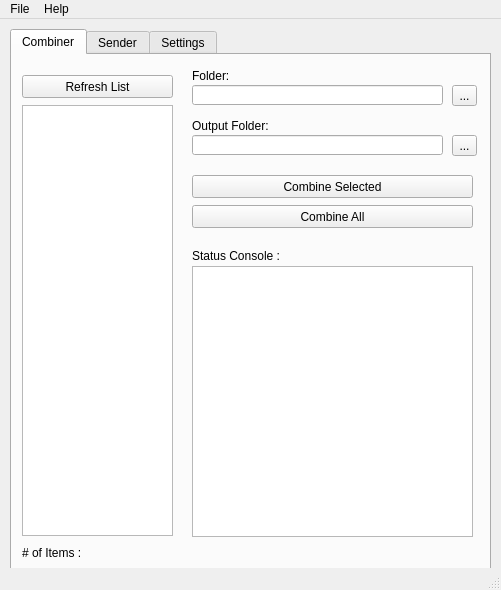
<?xml version="1.0" encoding="UTF-8"?>
<ui version="4.0">
 <class>MainWindow</class>
 <widget class="QMainWindow" name="MainWindow">
  <property name="enabled">
   <bool>true</bool>
  </property>
  <property name="geometry">
   <rect>
    <x>0</x>
    <y>0</y>
    <width>501</width>
    <height>590</height>
   </rect>
  </property>
  <property name="windowTitle">
   <string>QBO-InvoicePDFCombiner/SenderTool</string>
  </property>
  <widget class="QWidget" name="centralwidget">
   <property name="enabled">
    <bool>true</bool>
   </property>
   <widget class="QTabWidget" name="tabWidget">
    <property name="geometry">
     <rect>
      <x>10</x>
      <y>10</y>
      <width>481</width>
      <height>541</height>
     </rect>
    </property>
    <property name="currentIndex">
     <number>0</number>
    </property>
    <widget class="QWidget" name="tab">
     <attribute name="title">
      <string>Combiner</string>
     </attribute>
     <widget class="QListWidget" name="listWidget">
      <property name="geometry">
       <rect>
        <x>10</x>
        <y>50</y>
        <width>151</width>
        <height>431</height>
       </rect>
      </property>
     </widget>
     <widget class="QPushButton" name="pushButton">
      <property name="geometry">
       <rect>
        <x>10</x>
        <y>20</y>
        <width>151</width>
        <height>23</height>
       </rect>
      </property>
      <property name="text">
       <string>Refresh List</string>
      </property>
     </widget>
     <widget class="QLabel" name="label">
      <property name="geometry">
       <rect>
        <x>180</x>
        <y>10</y>
        <width>91</width>
        <height>21</height>
       </rect>
      </property>
      <property name="text">
       <string>Folder:</string>
      </property>
     </widget>
     <widget class="QToolButton" name="CombineInputButton">
      <property name="geometry">
       <rect>
        <x>440</x>
        <y>30</y>
        <width>25</width>
        <height>21</height>
       </rect>
      </property>
      <property name="text">
       <string>...</string>
      </property>
     </widget>
     <widget class="QLineEdit" name="lineEdit">
      <property name="geometry">
       <rect>
        <x>180</x>
        <y>30</y>
        <width>251</width>
        <height>20</height>
       </rect>
      </property>
     </widget>
     <widget class="QToolButton" name="CombineOutputButton">
      <property name="geometry">
       <rect>
        <x>440</x>
        <y>80</y>
        <width>25</width>
        <height>21</height>
       </rect>
      </property>
      <property name="text">
       <string>...</string>
      </property>
     </widget>
     <widget class="QLabel" name="label_2">
      <property name="geometry">
       <rect>
        <x>180</x>
        <y>60</y>
        <width>91</width>
        <height>21</height>
       </rect>
      </property>
      <property name="text">
       <string>Output Folder:</string>
      </property>
     </widget>
     <widget class="QLineEdit" name="lineEdit_2">
      <property name="geometry">
       <rect>
        <x>180</x>
        <y>80</y>
        <width>251</width>
        <height>20</height>
       </rect>
      </property>
     </widget>
     <widget class="QPushButton" name="pushButton_3">
      <property name="geometry">
       <rect>
        <x>180</x>
        <y>150</y>
        <width>281</width>
        <height>23</height>
       </rect>
      </property>
      <property name="text">
       <string>Combine All</string>
      </property>
     </widget>
     <widget class="QPushButton" name="pushButton_4">
      <property name="geometry">
       <rect>
        <x>180</x>
        <y>120</y>
        <width>281</width>
        <height>23</height>
       </rect>
      </property>
      <property name="text">
       <string>Combine Selected</string>
      </property>
     </widget>
     <widget class="QLabel" name="label_3">
      <property name="geometry">
       <rect>
        <x>10</x>
        <y>490</y>
        <width>61</width>
        <height>16</height>
       </rect>
      </property>
      <property name="text">
       <string># of Items :</string>
      </property>
     </widget>
     <widget class="QTextBrowser" name="textBrowser">
      <property name="geometry">
       <rect>
        <x>180</x>
        <y>211</y>
        <width>281</width>
        <height>271</height>
       </rect>
      </property>
     </widget>
     <widget class="QLabel" name="label_4">
      <property name="geometry">
       <rect>
        <x>180</x>
        <y>190</y>
        <width>91</width>
        <height>21</height>
       </rect>
      </property>
      <property name="text">
       <string>Status Console :</string>
      </property>
     </widget>
     <widget class="QLabel" name="label_16">
      <property name="geometry">
       <rect>
        <x>71</x>
        <y>490</y>
        <width>61</width>
        <height>16</height>
       </rect>
      </property>
      <property name="text">
       <string/>
      </property>
     </widget>
    </widget>
    <widget class="QWidget" name="tab_2">
     <attribute name="title">
      <string>Sender</string>
     </attribute>
     <widget class="QPushButton" name="pushButton_2">
      <property name="geometry">
       <rect>
        <x>10</x>
        <y>20</y>
        <width>151</width>
        <height>23</height>
       </rect>
      </property>
      <property name="text">
       <string>Refresh List</string>
      </property>
     </widget>
     <widget class="QListWidget" name="listWidget_2">
      <property name="geometry">
       <rect>
        <x>10</x>
        <y>50</y>
        <width>151</width>
        <height>431</height>
       </rect>
      </property>
     </widget>
     <widget class="QLabel" name="label_5">
      <property name="geometry">
       <rect>
        <x>180</x>
        <y>10</y>
        <width>91</width>
        <height>21</height>
       </rect>
      </property>
      <property name="text">
       <string>Folder:</string>
      </property>
     </widget>
     <widget class="QPushButton" name="pushButton_5">
      <property name="geometry">
       <rect>
        <x>180</x>
        <y>460</y>
        <width>281</width>
        <height>23</height>
       </rect>
      </property>
      <property name="text">
       <string>Send</string>
      </property>
     </widget>
     <widget class="QLabel" name="label_6">
      <property name="geometry">
       <rect>
        <x>180</x>
        <y>110</y>
        <width>91</width>
        <height>21</height>
       </rect>
      </property>
      <property name="text">
       <string>Status Console :</string>
      </property>
     </widget>
     <widget class="QLineEdit" name="lineEdit_3">
      <property name="geometry">
       <rect>
        <x>180</x>
        <y>30</y>
        <width>251</width>
        <height>20</height>
       </rect>
      </property>
     </widget>
     <widget class="QLineEdit" name="lineEdit_4">
      <property name="geometry">
       <rect>
        <x>180</x>
        <y>80</y>
        <width>251</width>
        <height>20</height>
       </rect>
      </property>
     </widget>
     <widget class="QLabel" name="label_7">
      <property name="geometry">
       <rect>
        <x>10</x>
        <y>490</y>
        <width>61</width>
        <height>16</height>
       </rect>
      </property>
      <property name="text">
       <string># of Items :</string>
      </property>
     </widget>
     <widget class="QTextBrowser" name="textBrowser_2">
      <property name="geometry">
       <rect>
        <x>180</x>
        <y>131</y>
        <width>281</width>
        <height>311</height>
       </rect>
      </property>
     </widget>
     <widget class="QToolButton" name="toolButton_3">
      <property name="geometry">
       <rect>
        <x>440</x>
        <y>80</y>
        <width>25</width>
        <height>21</height>
       </rect>
      </property>
      <property name="text">
       <string>...</string>
      </property>
     </widget>
     <widget class="QLabel" name="label_8">
      <property name="geometry">
       <rect>
        <x>180</x>
        <y>60</y>
        <width>91</width>
        <height>21</height>
       </rect>
      </property>
      <property name="text">
       <string>Output Folder:</string>
      </property>
     </widget>
     <widget class="QToolButton" name="toolButton_4">
      <property name="geometry">
       <rect>
        <x>440</x>
        <y>30</y>
        <width>25</width>
        <height>21</height>
       </rect>
      </property>
      <property name="text">
       <string>...</string>
      </property>
     </widget>
    </widget>
    <widget class="QWidget" name="tab_3">
     <attribute name="title">
      <string>Settings</string>
     </attribute>
     <widget class="QTextEdit" name="textEdit">
      <property name="geometry">
       <rect>
        <x>160</x>
        <y>390</y>
        <width>291</width>
        <height>101</height>
       </rect>
      </property>
      <property name="html">
       <string>&lt;!DOCTYPE HTML PUBLIC &quot;-//W3C//DTD HTML 4.0//EN&quot; &quot;http://www.w3.org/TR/REC-html40/strict.dtd&quot;&gt;
&lt;html&gt;&lt;head&gt;&lt;meta name=&quot;qrichtext&quot; content=&quot;1&quot; /&gt;&lt;style type=&quot;text/css&quot;&gt;
p, li { white-space: pre-wrap; }
&lt;/style&gt;&lt;/head&gt;&lt;body style=&quot; font-family:'MS Shell Dlg 2'; font-size:8.25pt; font-weight:400; font-style:normal;&quot;&gt;
&lt;p style=&quot;-qt-paragraph-type:empty; margin-top:0px; margin-bottom:0px; margin-left:0px; margin-right:0px; -qt-block-indent:0; text-indent:0px;&quot;&gt;&lt;br /&gt;&lt;/p&gt;&lt;/body&gt;&lt;/html&gt;</string>
      </property>
     </widget>
     <widget class="QLabel" name="label_9">
      <property name="geometry">
       <rect>
        <x>160</x>
        <y>370</y>
        <width>121</width>
        <height>16</height>
       </rect>
      </property>
      <property name="frameShape">
       <enum>QFrame::NoFrame</enum>
      </property>
      <property name="lineWidth">
       <number>0</number>
      </property>
      <property name="text">
       <string>Custome Email Body :</string>
      </property>
      <property name="textFormat">
       <enum>Qt::AutoText</enum>
      </property>
      <property name="scaledContents">
       <bool>false</bool>
      </property>
      <property name="textInteractionFlags">
       <set>Qt::NoTextInteraction</set>
      </property>
     </widget>
     <widget class="QLabel" name="label_10">
      <property name="geometry">
       <rect>
        <x>20</x>
        <y>80</y>
        <width>171</width>
        <height>16</height>
       </rect>
      </property>
      <property name="frameShape">
       <enum>QFrame::NoFrame</enum>
      </property>
      <property name="lineWidth">
       <number>0</number>
      </property>
      <property name="text">
       <string>Customer Invoices to Print :</string>
      </property>
      <property name="textFormat">
       <enum>Qt::AutoText</enum>
      </property>
      <property name="scaledContents">
       <bool>false</bool>
      </property>
      <property name="textInteractionFlags">
       <set>Qt::NoTextInteraction</set>
      </property>
     </widget>
     <widget class="QLabel" name="label_11">
      <property name="geometry">
       <rect>
        <x>20</x>
        <y>10</y>
        <width>161</width>
        <height>16</height>
       </rect>
      </property>
      <property name="frameShape">
       <enum>QFrame::NoFrame</enum>
      </property>
      <property name="lineWidth">
       <number>0</number>
      </property>
      <property name="text">
       <string>QuickBooks Connection Status :</string>
      </property>
      <property name="textFormat">
       <enum>Qt::AutoText</enum>
      </property>
      <property name="scaledContents">
       <bool>false</bool>
      </property>
      <property name="textInteractionFlags">
       <set>Qt::NoTextInteraction</set>
      </property>
     </widget>
     <widget class="QListWidget" name="listWidget_3">
      <property name="geometry">
       <rect>
        <x>20</x>
        <y>100</y>
        <width>431</width>
        <height>201</height>
       </rect>
      </property>
     </widget>
     <widget class="QPushButton" name="pushButton_7">
      <property name="geometry">
       <rect>
        <x>20</x>
        <y>40</y>
        <width>151</width>
        <height>23</height>
       </rect>
      </property>
      <property name="text">
       <string>Setup</string>
      </property>
     </widget>
     <widget class="QLabel" name="label_12">
      <property name="geometry">
       <rect>
        <x>260</x>
        <y>303</y>
        <width>81</width>
        <height>16</height>
       </rect>
      </property>
      <property name="text">
       <string>Last Refreshed :</string>
      </property>
     </widget>
     <widget class="QLabel" name="label_13">
      <property name="geometry">
       <rect>
        <x>350</x>
        <y>303</y>
        <width>111</width>
        <height>16</height>
       </rect>
      </property>
      <property name="text">
       <string>4/20/2020 8:44 P.M.</string>
      </property>
     </widget>
     <widget class="QLabel" name="label_14">
      <property name="geometry">
       <rect>
        <x>30</x>
        <y>370</y>
        <width>121</width>
        <height>16</height>
       </rect>
      </property>
      <property name="frameShape">
       <enum>QFrame::NoFrame</enum>
      </property>
      <property name="lineWidth">
       <number>0</number>
      </property>
      <property name="text">
       <string>Email Body :</string>
      </property>
      <property name="textFormat">
       <enum>Qt::AutoText</enum>
      </property>
      <property name="scaledContents">
       <bool>false</bool>
      </property>
      <property name="textInteractionFlags">
       <set>Qt::NoTextInteraction</set>
      </property>
     </widget>
     <widget class="QRadioButton" name="radioButton">
      <property name="geometry">
       <rect>
        <x>30</x>
        <y>400</y>
        <width>101</width>
        <height>17</height>
       </rect>
      </property>
      <property name="text">
       <string>Invoice Details</string>
      </property>
      <property name="autoExclusive">
       <bool>true</bool>
      </property>
     </widget>
     <widget class="QRadioButton" name="radioButton_2">
      <property name="geometry">
       <rect>
        <x>30</x>
        <y>430</y>
        <width>141</width>
        <height>17</height>
       </rect>
      </property>
      <property name="text">
       <string>Custom Email Body</string>
      </property>
      <property name="autoExclusive">
       <bool>true</bool>
      </property>
     </widget>
     <widget class="QLabel" name="label_15">
      <property name="geometry">
       <rect>
        <x>180</x>
        <y>10</y>
        <width>111</width>
        <height>16</height>
       </rect>
      </property>
      <property name="frameShape">
       <enum>QFrame::NoFrame</enum>
      </property>
      <property name="lineWidth">
       <number>0</number>
      </property>
      <property name="text">
       <string>Connected</string>
      </property>
      <property name="textFormat">
       <enum>Qt::AutoText</enum>
      </property>
      <property name="scaledContents">
       <bool>false</bool>
      </property>
      <property name="textInteractionFlags">
       <set>Qt::NoTextInteraction</set>
      </property>
     </widget>
     <widget class="QPushButton" name="pushButton_8">
      <property name="geometry">
       <rect>
        <x>20</x>
        <y>310</y>
        <width>151</width>
        <height>23</height>
       </rect>
      </property>
      <property name="text">
       <string>Refresh List</string>
      </property>
     </widget>
    </widget>
   </widget>
  </widget>
  <widget class="QMenuBar" name="menubar">
   <property name="geometry">
    <rect>
     <x>0</x>
     <y>0</y>
     <width>501</width>
     <height>21</height>
    </rect>
   </property>
   <widget class="QMenu" name="menuFile">
    <property name="title">
     <string>File</string>
    </property>
    <addaction name="actionClose"/>
   </widget>
   <widget class="QMenu" name="menuHelp">
    <property name="title">
     <string>Help</string>
    </property>
    <addaction name="actionHelp"/>
   </widget>
   <addaction name="menuFile"/>
   <addaction name="menuHelp"/>
  </widget>
  <widget class="QStatusBar" name="statusbar"/>
  <action name="actionClose">
   <property name="text">
    <string>Close</string>
   </property>
  </action>
  <action name="actionHelp">
   <property name="text">
    <string>Documentation</string>
   </property>
  </action>
 </widget>
 <resources/>
 <connections/>
</ui>
